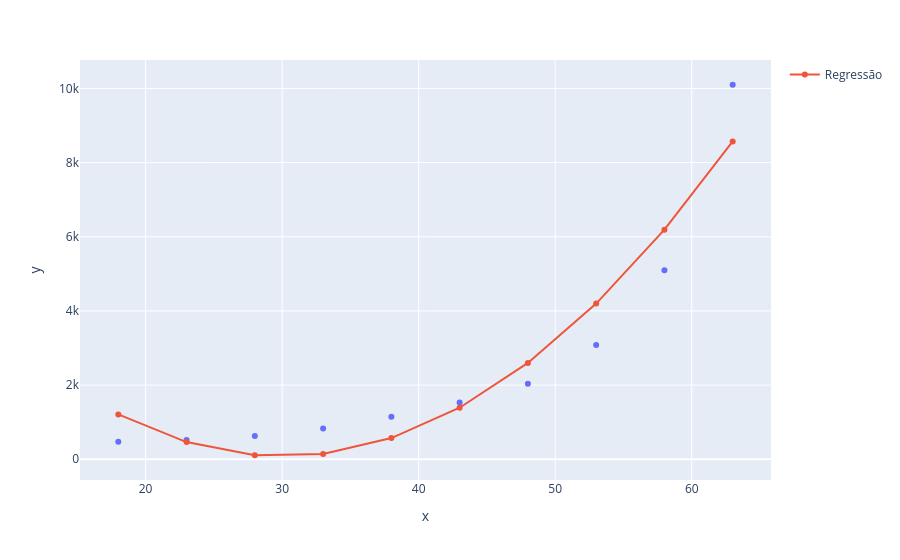

Notebook code for this chart:
### Code cell
grafico = px.scatter(x=X_planos_saude2[:, 0], y=y_planos_saude2)
grafico.add_scatter(x=X_planos_saude2[:, 0], y=previsoes, name='Regressão')
grafico.show()

### Figure 1 — Plotly figure (JSON) as saved in the notebook; plotly's stock layout.template omitted (floating-point values rounded to 4 significant figures)
{"data": [{"hovertemplate": "x=%{x}<br>y=%{y}<extra></extra>", "legendgroup": "", "marker": {"color": "#636efa", "symbol": "circle"}, "mode": "markers", "name": "", "orientation": "v", "showlegend": false, "type": "scatter", "x": [18, 23, 28, 33, 38, 43, 48, 53, 58, 63], "xaxis": "x", "y": [470, 520, 630, 830, 1150, 1530, 2040, 3080, 5100, 10100], "yaxis": "y"}, {"name": "Regressão", "type": "scatter", "x": [18, 23, 28, 33, 38, 43, 48, 53, 58, 63], "y": [1210.0, 463.7, 108.6, 144.6, 571.7, 1390.0, 2599.0, 4199.0, 6191.0, 8573.0]}], "layout": {"legend": {"tracegroupgap": 0}, "margin": {"t": 60}, "xaxis": {"anchor": "y", "domain": [0, 1], "title": {"text": "x"}}, "yaxis": {"anchor": "x", "domain": [0, 1], "title": {"text": "y"}}}}
